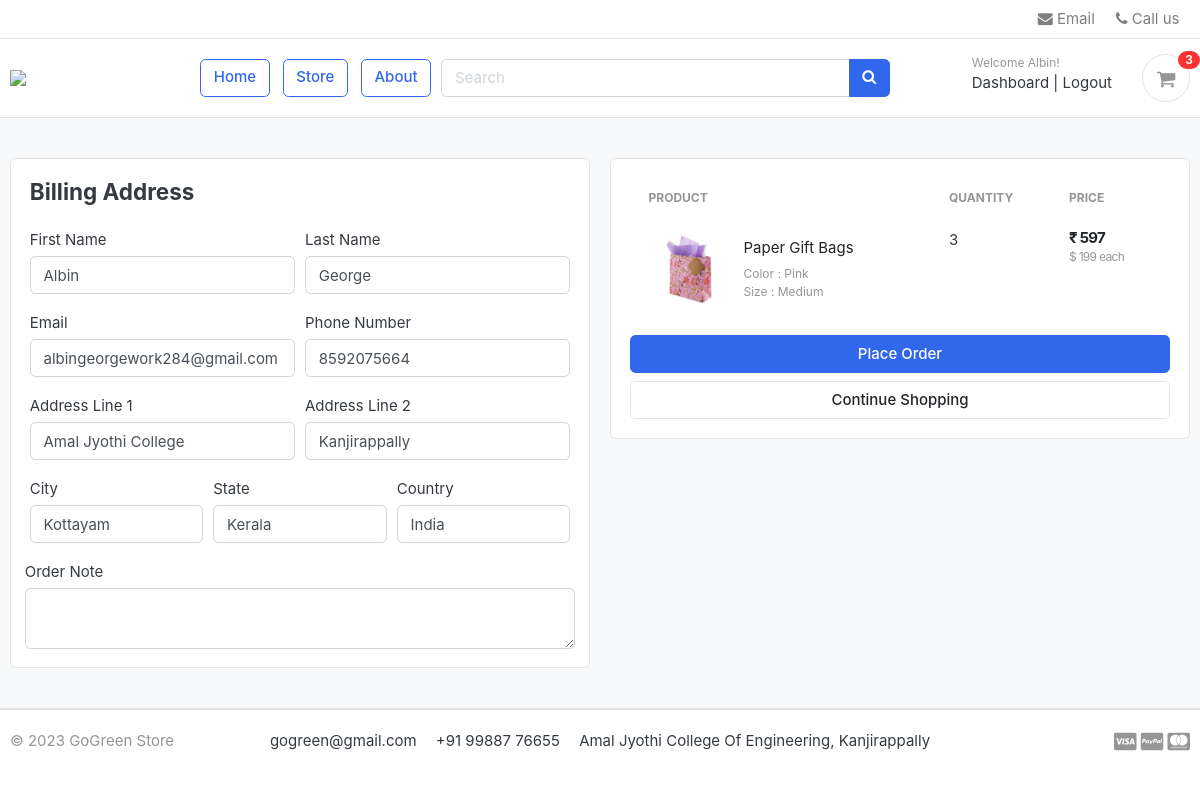
/cart/checkout/ (signed in), run on an earlier commit of the app's database.
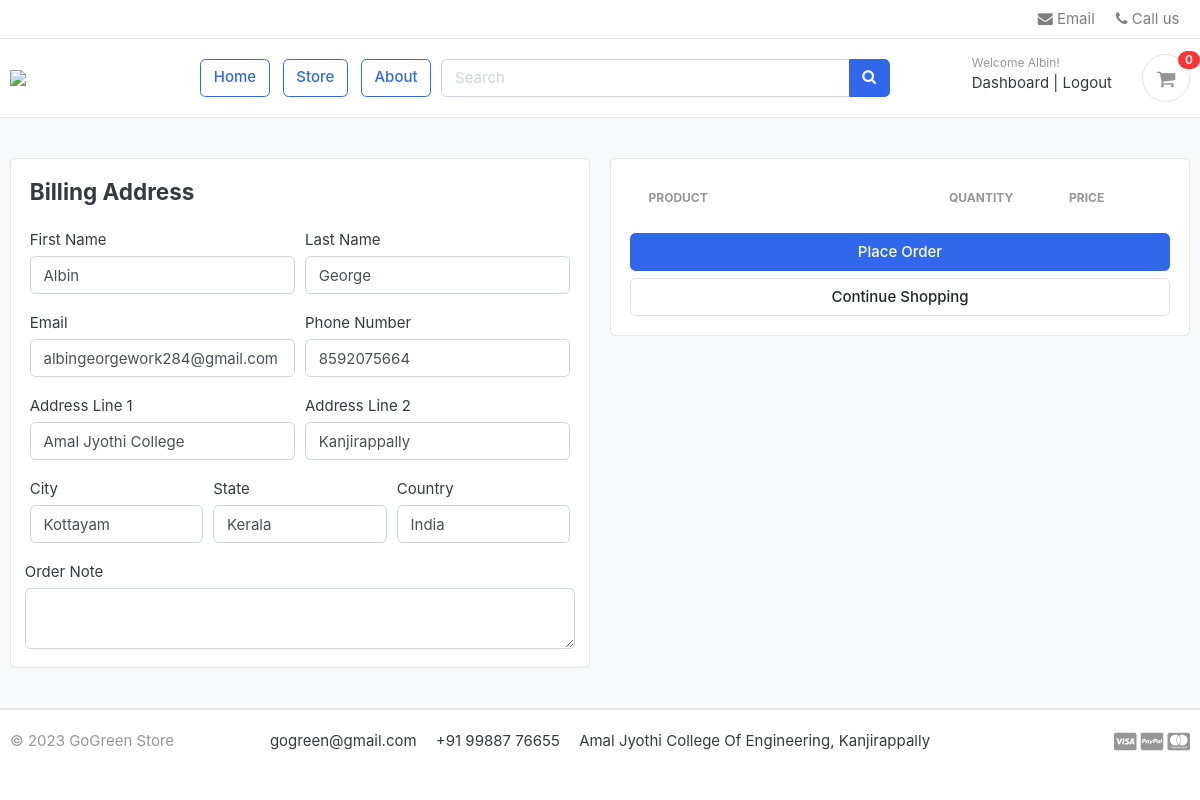
And on a later commit of the database.
### accounts/models.py (models this page shows, shortened)
class UserProfile(models.Model):
    user = models.OneToOneField(Account, on_delete=models.CASCADE)
    address_line_1 = models.CharField(blank=True, max_length=100)
    address_line_2 = models.CharField(blank=True, max_length=100)
    profile_picture = models.ImageField(blank=True, upload_to='userprofile')
    city = models.CharField(blank=True, max_length=20)
    state = models.CharField(blank=True, max_length=20)
    country = models.CharField(blank=True, max_length=20)

### carts/models.py (models this page shows, shortened)
class CartItem(models.Model):
    user = models.ForeignKey(Account, on_delete=models.CASCADE, null=True)
    product = models.ForeignKey(Product, on_delete=models.CASCADE)
    variations = models.ManyToManyField(Variation, blank=True)
    cart = models.ForeignKey(Cart, on_delete=models.CASCADE, null=True)
    quantity = models.IntegerField()
    is_active = models.BooleanField(default=True)
    def sub_total(self):
        return self.product.price * self.quantity

### store/models.py (models this page shows, shortened)
class Product(models.Model):
    product_name    = models.CharField(max_length=200, unique=True)
    slug            = models.SlugField(max_length=200, unique=True,null=True)
    description     = models.TextField(max_length=500, blank=True)
    price           = models.IntegerField()
    images          = models.ImageField(upload_to='photos/products')
    stock           = models.IntegerField()
    is_available    = models.BooleanField(default=True)
    category        = models.ForeignKey(Category, on_delete=models.CASCADE)
    created_date    = models.DateTimeField(auto_now_add=True)
    modified_date   = models.DateTimeField(auto_now=True)
    seller_id = models.IntegerField(blank=True,null=True)
    def get_url(self):
        return reverse('product_detail', args=[self.category.slug, self.slug])

class Variation(models.Model):
    product = models.ForeignKey(Product, on_delete=models.CASCADE)
    variation_category = models.CharField(max_length=100, choices=variation_category_choice)
    variation_value     = models.CharField(max_length=100)
    is_active           = models.BooleanField(default=True)
    created_date        = models.DateTimeField(auto_now=True)
    objects = VariationManager()

### carts/views.py (the view)
# urls.py: path('checkout/', views.checkout, name='checkout'),
@login_required(login_url='login')
def checkout(request, total=0, quantity=0, cart_items=None):
    try:
        tax = 0
        grand_total = 0
        if request.user.is_authenticated:
            cart_items = CartItem.objects.filter(user=request.user, is_active=True)
        else:
            cart = Cart.objects.get(cart_id=_cart_id(request))
            cart_items = CartItem.objects.filter(cart=cart, is_active=True)
        for cart_item in cart_items:
            total += (cart_item.product.price * cart_item.quantity)
            quantity += cart_item.quantity
        tax = (2 * total) / 100
        grand_total = total + tax
    except ObjectDoesNotExist:
        pass  # just ignore
    address=UserProfile.objects.filter(user_id=request.user.id)
    context = {'total': total, 'quantity': quantity, 'cart_items': cart_items, 'tax': tax, 'grand_total': grand_total,'address':address}
    return render(request, 'store/checkout.html', context)

### carts/context_processors.py (called while the page is built)
def counter(request):
    cart_count = 0
    if 'admin' in request.path:
        return {}
    else:
        try:
            cart = Cart.objects.filter(cart_id=_cart_id(request))
            if request.user.is_authenticated:
                cart_items = CartItem.objects.all().filter(user=request.user)
            else:
                cart_items = CartItem.objects.all().filter(cart=cart[:1])
            for cart_item in cart_items:
                cart_count += cart_item.quantity
        except Cart.DoesNotExist:
            cart_count = 0
    return dict(cart_count=cart_count)

### carts/views.py (called while the page is built)
def _cart_id(request):
    cart = request.session.session_key
    if not cart:
        cart = request.session.create()
    return cart

### category/context_processors.py (called while the page is built)
def menu_links(request):
    links = Category.objects.all()
    return dict(links=links)

### templates/store/checkout.html (shortened to what the changed rows need)
{% extends 'base.html' %}
{% load static %}
{% block content %}
<section class="section-content padding-y bg">
<div class="container">
<div class="row">
	<aside class="col-lg-6">
<div class="card">
  <div class="card-body">
    <form action="{% url 'place_order' %}" method="POST">
        {% for i in address %}
      <div class="form-row">
        <div class="col form-group">
          <label for="">Address Line 1</label>
          <input type="text" name="address_line_1" value="{{ i.address_line_1 }}" class="form-control"  required>
        </div>
        <div class="col form-group">
          <label for="">Address Line 2</label>
          <input type="text" name="address_line_2" value="{{ i.address_line_2 }}" class="form-control">
        </div>
      </div>
      <div class="form-row">
        <div class="col form-group">
          <label for="">City</label>
          <input type="text" name="city"  value="{{ i.city }}" class="form-control" required>
        </div>
        <div class="col form-group">
          <label for="">State</label>
          <input type="text" name="state" value="{{ i.state }}" class="form-control" required>
        </div>
        <div class="col form-group">
          <label for="">Country</label>
          <input type="text" name="country"  value="{{ i.country }}"class="form-control" required>
        </div>
        </div>
        <div class="form-row">
          <label for="">Order Note</label>
          <textarea name="order_note" rows="2" class="form-control"></textarea>
        </div>
            {% endfor %}
  </div>
</div>
	</aside>
	<aside class="col-lg-6">
		<div class="card">
		<div class="card-body">
      <table class="table table-borderless table-shopping-cart">
      <thead class="text-muted">
      <tr class="small text-uppercase">
        <th scope="col">Product</th>
        <th scope="col" width="120">Quantity</th>
        <th scope="col" width="120">Price</th>
      </tr>
      </thead>
      <tbody>
      {% for cart_item in cart_items %}
      <tr>
      	<td>
      		<figure class="itemside align-items-center">
      			<div class="aside"><img src="{{ cart_item.product.images.url }}" class="img-sm"></div>
      			<figcaption class="info">
      				<a href="{{ cart_item.product.get_url }}" class="title text-dark">{{ cart_item.product.product_name }}</a>
      				<p class="text-muted small">
      					{% if cart_item.variations.all %}
      						{% for item in cart_item.variations.all %}
      							{{ item.variation_category | capfirst }} : {{ item.variation_value | capfirst }} <br>
      						{% endfor %}
      					{% endif %}
      				</p>
      			</figcaption>
      		</figure>
      	</td>
      	<td>
      				<label for="">{{cart_item.quantity}}</label>
      	</td>
      	<td>
      		<div class="price-wrap">
      			<var class="price">₹ {{ cart_item.sub_total }}</var>
      			<small class="text-muted"> $ {{ cart_item.product.price }} each </small>
      		</div>
      	</td>
      </tr>
      {% endfor %}
      </tbody>
      </table>
		</div>
		</div>
</aside>
</div>
</div>
</section>
{% endblock %}

### templates/includes/navbar.html (shortened to what this page needs)
{% load static %}
<header class="section-header">
    <nav class="navbar p-md-0 navbar-expand-sm navbar-light border-bottom">
        <div class="container">
            <div class="collapse navbar-collapse" id="navbarTop4">
                <ul class="navbar-nav">
                    <li><a href="mailto:projectag28@gmail.com" class="nav-link"> <i class="fa fa-envelope"></i> Email
                    </a></li>
                    <li><a href="tel:+918592075669" class="nav-link"> <i class="fa fa-phone"></i> Call us </a></li>
                </ul>
            </div>
        </div>
    </nav>
    <section class="header-main border-bottom">
        <div class="container">
            <div class="row align-items-center">
                <div class="col-lg-2 col-md-3 col-6">
                    <a href="{% url 'home' %}" class="brand-wrap">
                        <img class="logo" src="{% static './images/logo11.png' %}">
                    </a>
                </div>
                <a href="{% url 'home' %}" class="btn btn-outline-primary">Home</a>
                <a href="{% url 'store' %}" class="btn btn-outline-primary">Store</a>
                <a href="{% url 'about' %}" class="btn btn-outline-primary">About</a>
                 <div class="col-lg  col-md-6 col-sm-12 col">
                    <form action="{% url 'search' %}" class="search" method='GET'>
                        <div class="input-group w-70">
                            <input type="text" class="form-control" style="width:60%;" placeholder="Search"
                                   name="keyword" id="tags" required>
                            <div class="input-group-append">
                                <button class="btn btn-primary" type="submit">
                                    <i class="fa fa-search"></i>
                                </button>
                            </div>
                        </div>
                    </form>
                </div>
                <div class="col-lg-3 col-sm-6 col-8 order-2 order-lg-3">
                    <div class="d-flex justify-content-end mb-3 mb-lg-0">
                        {% if user.id is None %}
                            <div class="widget-header">
                                <small class="title text-muted">Welcome guest!</small>
                                <div>
                                    <a href="{% url 'login' %}">Sign in</a> <span class="dark-transp"> | </span>
                                    <a href="{% url 'register' %}"> Register</a>
                                </div>
                            </div>
                        {% else %}
                            <div class="widget-header">
                                <small class="title text-muted">Welcome {{ user.first_name }}!</small>
                                <div>
                                    <a href="{% url 'dashboard' %}">Dashboard</a> <span class="dark-transp"> | </span>
                                    <a href="{% url 'logout' %}"> Logout</a>
                                </div>
                            </div>
                        {% endif %}
                        <a href="{% url 'cart' %}" class="widget-header pl-3 ml-3">
                            <div class="icon icon-sm rounded-circle border"><i class="fa fa-shopping-cart"></i></div>
                            <span class="badge badge-pill badge-danger notify">{{ cart_count }}</span>
                        </a>
                    </div>
                </div>
            </div>
        </div>
    </section>
</header>

What changed in the data, as far as the page shows it:
removed CartItem: product.images (picture), product.product_name "Paper Gift Bags", quantity "3", sub_total "597", product.price "199"
no longer on this page (row unchanged): Variation: variation_category "Color", variation_value "Pink"
no longer on this page (row unchanged): Variation: variation_category "Size", variation_value "Medium"
Also different on the page:
{{ cart_count }}: "3" → "0"
